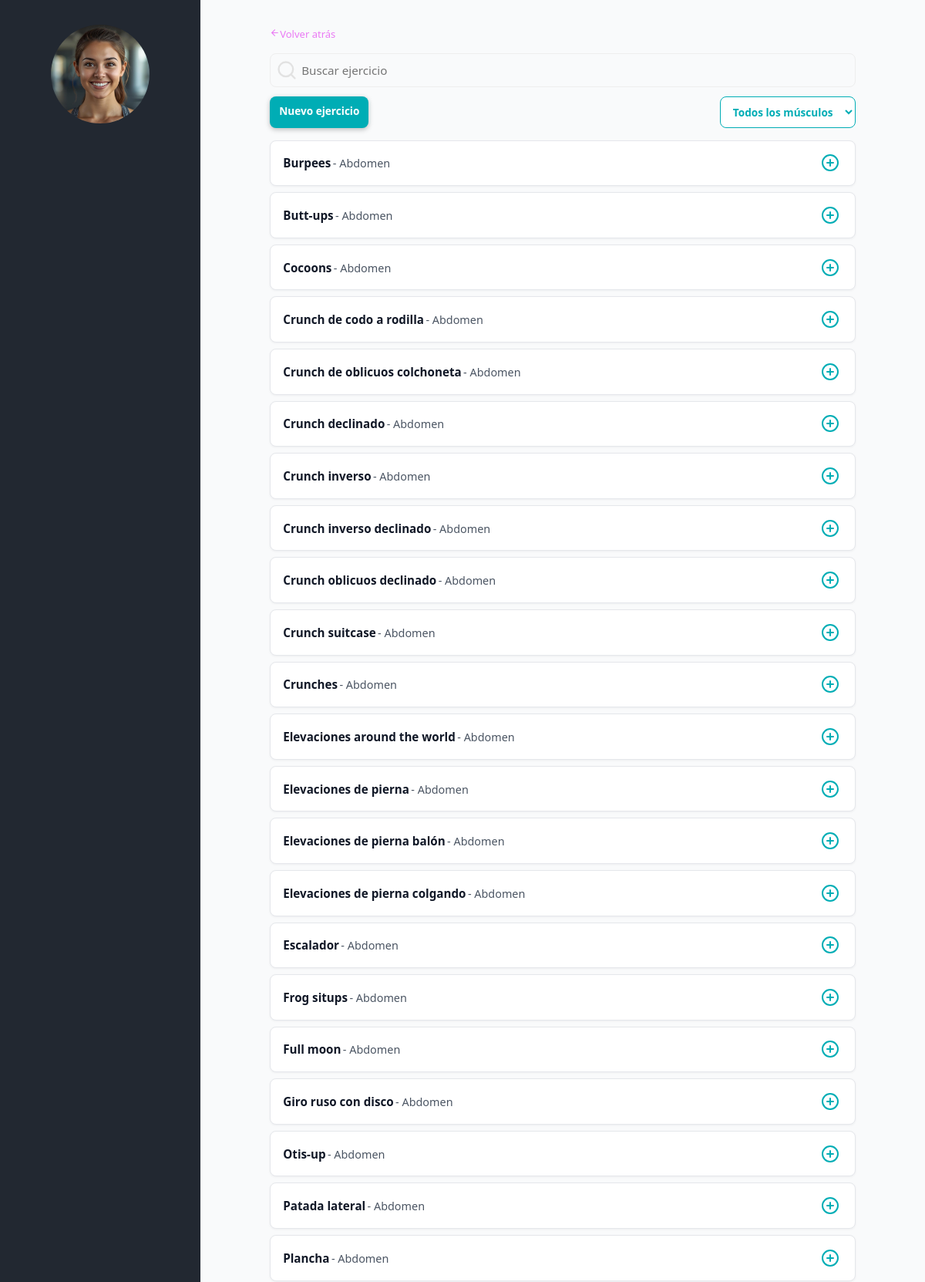
The page /index.php?controller=ejercicio&action=index&id_entrenamiento=114 (signed in, upper part) on the database its author committed.
### tables this page shows
CREATE TABLE `ejercicios` (
  `id` int(11) NOT NULL,
  `id_usuario` int(11) DEFAULT NULL,
  `nombre_ejercicio` varchar(100) NOT NULL,
  `grupo_muscular` varchar(50) NOT NULL,
  `tipo` varchar(30) NOT NULL
);

### controller/EjercicioController.php (called while the page is built, shortened)
<?php
require_once __DIR__ . '/../model/Ejercicio.php';
class EjercicioController{
    public function index(){
        $idUsuario = $_SESSION['id_usuario'];
        $q               = trim($_GET['q'] ?? '');
        $grupoSel        = $_GET['grupo'] ?? 'todos';
        $idEntrenamiento = isset($_GET['id_entrenamiento'])
            ? (int) $_GET['id_entrenamiento']
            : null;
        $nombreFiltro = $q !== '' ? $q : null;
        $grupoFiltro  = ($grupoSel !== 'todos') ? $grupoSel : null;
        $ejercicios = Ejercicio::listarCatalogoFiltrado(
            $idUsuario,
            $nombreFiltro,
            $grupoFiltro
        );
        require __DIR__ . '/../view/layout.php';
    }
}

### index.php (called while the page is built, shortened)
<?php
$action         = $_GET['action']     ?? 'login';
$action         = preg_replace('/[^a-zA-Z0-9_]/', '', $action);
$controller = new $controllerClass();
$controller->$action();

### model/Ejercicio.php (called while the page is built, shortened)
<?php
class Ejercicio{
    private ?int $id = null;
    private string $nombre_ejercicio;
    private string $grupo_muscular;
    public function __construct(
        ?int $id = null,
        ?int $id_usuario = null,
        string $nombre_ejercicio = '',
        string $grupo_muscular = '',
        string $tipo = ''
    ) {
        $this->id              = $id;
        $this->nombre_ejercicio = $nombre_ejercicio;
        $this->grupo_muscular  = $grupo_muscular;
    }
    public function getId(): ?int
    {
        return $this->id;
    }
    public function getNombreEjercicio(): string
    {
        return $this->nombre_ejercicio;
    }
    public function getGrupoMuscular(): string
    {
        return $this->grupo_muscular;
    }
    public static function listarCatalogoFiltrado(
        int $id_usuario,
        ?string $nombre = null,
        ?string $grupo = null
    ): array {
        $pdo = Conexion::conectar();
        $sql = "SELECT * FROM ejercicios
                WHERE (id_usuario IS NULL OR id_usuario = :id_usuario)";
        $params = ['id_usuario' => $id_usuario];
        $sql .= " ORDER BY grupo_muscular, nombre_ejercicio";
        $stmt = $pdo->prepare($sql);
        $stmt->execute($params);
        $ejercicios = [];
        while ($fila = $stmt->fetch()) {
            $ejercicios[] = new Ejercicio(
                (int)$fila['id'],
                $fila['id_usuario'] !== null ? (int)$fila['id_usuario'] : null,
                $fila['nombre_ejercicio'],
                $fila['grupo_muscular'],
                $fila['tipo']
            );
        }
        return $ejercicios;
    }
}

### view/app/ejercicios/index.php (the view, shortened to what this page needs)
<section class="ejercicios">
    <div class="contenedor__volver-atras contenedor__volver-atras--ejercicios">
        <a class="contenedor__volver-atras__link" href="index.php?controller=entrenamiento&action=ver&id=<?php echo $idEntrenamiento?>"><i data-lucide="arrow-left"></i>Volver atrás</a>
    </div>
    <form class="ejercicios__buscador" action="index.php" method="get">
        <div class="ejercicios__search-icono-input">
            <i class="ejercicios__search-icono" data-lucide="search"></i>
            <input
                class="ejercicios__search-input"
                type="search"
                name="q"
                placeholder="Buscar ejercicio"
                value="<?php echo htmlspecialchars($q); ?>">
        </div>
        <div class="ejercicios__botones">
           <a
                href="#"
                class="ejercicios__boton ejercicios__boton--turquesa"
                data-modal-target="#modal-nuevo-ejercicio"
                <?php if (!empty($idEntrenamiento)): ?>
                    data-id-entrenamiento="<?= (int)$idEntrenamiento ?>"
                <?php endif; ?>
            >
                Nuevo ejercicio
            </a>
            <select
                class="ejercicios__boton ejercicios__boton--turquesa-borde"
                name="grupo"
                onchange="this.form.submit()"
            >
                <option value="todos">Todos los músculos</option>
            </select>
        </div>
    </form>
    <ul class="ejercicios__lista">
            <?php foreach ($ejercicios as $e): ?>
                <li class="ejercicios__item">
                    <div class="ejercicios__info">
                        <span class="ejercicios__nombre">
                            <?php echo htmlspecialchars($e->getNombreEjercicio()); ?>
                        </span>
                        <span class="ejercicios__grupo">
                            - <?php echo htmlspecialchars($e->getGrupoMuscular()); ?>
                        </span>
                    </div>
                    <div class="ejercicios__item-actions">
                            <a
                                class="ejercicios__boton--add"
                                href="index.php?controller=entrenamiento&action=ver&id=<?php echo $idEntrenamiento; ?>&id_ejercicio=<?php echo $e->getId(); ?>"
                            >
                                <i data-lucide="circle-plus"></i>
                            </a>
                    </div>
                </li>
            <?php endforeach; ?>
    </ul>
</section>

### public/css/css.css (style rules this page uses)
:root { --color-principal: #222831; --color-secundario: #393E46; --color-terciario: #00ADB5; --color-neutro: #EEEEEE; --color-acento: #EA7AF4; --negro: #000000; --primario-oscuro-100: #1B1F25; --secundario: #393E46; --secundario-claro-200: #5A5F66; --secundario-claro-150: #9e9e9e; --secundario-claro100: #eceff1; --claro: #f9fafb; --turq-700: #007E86; --turq-600: #00ADB5; --turq-400: #33C7CC; --turq-200: #66D6D9; --mag-700: #C15FC8; --mag-600: #EA7AF4; --mag-400: #F2A8F7; --mag-200: #F8CFFD; --sem-exito: #4CAF50; --sem-error: #F44336; --sem-warning: #FFC107; --sem-info: #2196F3; }
* { padding: 0; margin: 0; font-family: system-ui, -apple-system, BlinkMacSystemFont, "Segoe UI", sans-serif; box-sizing: border-box; }
a { text-decoration: none; }
.ejercicios { display: flex; flex-direction: column; width: 90%; max-width: 960px; }
.ejercicios__buscador { display: flex; flex-direction: column; gap: 0.75rem; margin-bottom: 1rem; }
.ejercicios__search-input { width: 100%; height: 44px; padding: 0 0.75rem 0 2.5rem; border-radius: 8px; border: 1px solid var(--color-neutro); background: var(--claro); font-size: 0.95rem; outline: none; }
.ejercicios__search-icono-input { display: flex; flex-direction: row; align-items: center; }
.ejercicios__search-icono { position: absolute; width: 28px; height: 28px; margin-left: 8px; color: #e2e2e2; }
.ejercicios__botones { display: flex; justify-content: space-between; }
.ejercicios__boton { align-items: center; justify-content: center; padding: 0.55rem 0.75rem; border-radius: 8px; font-size: 0.85rem; font-weight: 600; text-decoration: none; cursor: pointer; border: none; }
.ejercicios__boton--turquesa { background: var(--color-terciario); color: #ffffff; box-shadow: 0 2px 6px rgba(0, 0, 0, 0.25); }
.ejercicios__boton--turquesa-borde { background: #ffffff; color: var(--color-terciario); border: 1px solid var(--color-terciario); }
.ejercicios__lista { list-style: none; display: flex; flex-direction: column; gap: 0.5rem; }
.ejercicios__item { display: flex; align-items: center; justify-content: space-between; padding: 0.8rem 1rem; background: #ffffff; border-radius: 0.5rem; border: 1px solid #e5e7eb; box-shadow: 0 1px 3px rgba(15, 23, 42, 0.05); }
.ejercicios__info { display: flex; flex-wrap: wrap; align-items: baseline; gap: 0.15rem; max-width: 80%; }
.ejercicios__nombre { font-size: 0.95rem; font-weight: 600; color: #111827; }
.ejercicios__grupo { font-size: 0.9rem; color: #4b5563; }
.ejercicios__boton--add { display: flex; width: 32px; height: 32px; align-items: center; justify-content: center; text-decoration: none; color: var(--color-terciario); background: #ffffff; flex-shrink: 0; box-sizing: border-box; }
.contenedor__volver-atras__link { color: var(--color-acento); font-size: 13px; }
.contenedor__volver-atras__link svg { height: 13px!important; width: 13px!important; }
.contenedor__volver-atras--ejercicios { margin-bottom: 15px; }
@media (min-width: 800px) { .layout-app { margin: 0; min-height: 100vh; display: grid; grid-template-columns: 260px minmax(0, 1fr); grid-template-rows: 100vh; grid-template-areas: "sidebar main"; overflow: hidden; background-color: var(--color-principal); } }

### rows shown on the page
ejercicios: nombre_ejercicio "Burpees", grupo_muscular "Abdomen"
ejercicios: nombre_ejercicio "Butt-ups", grupo_muscular "Abdomen"
ejercicios: nombre_ejercicio "Cocoons", grupo_muscular "Abdomen"
ejercicios: nombre_ejercicio "Crunch de codo a rodilla", grupo_muscular "Abdomen"
ejercicios: nombre_ejercicio "Crunch de oblicuos colchoneta", grupo_muscular "Abdomen"
ejercicios: nombre_ejercicio "Crunch declinado", grupo_muscular "Abdomen"
ejercicios: nombre_ejercicio "Crunch inverso", grupo_muscular "Abdomen"
ejercicios: nombre_ejercicio "Crunch inverso declinado", grupo_muscular "Abdomen"
ejercicios: nombre_ejercicio "Crunch oblicuos declinado", grupo_muscular "Abdomen"
ejercicios: nombre_ejercicio "Crunch suitcase", grupo_muscular "Abdomen"
ejercicios: nombre_ejercicio "Crunches", grupo_muscular "Abdomen"
ejercicios: nombre_ejercicio "Elevaciones around the world", grupo_muscular "Abdomen"
ejercicios: nombre_ejercicio "Elevaciones de pierna", grupo_muscular "Abdomen"
ejercicios: nombre_ejercicio "Elevaciones de pierna balón", grupo_muscular "Abdomen"
ejercicios: nombre_ejercicio "Elevaciones de pierna colgando", grupo_muscular "Abdomen"
ejercicios: nombre_ejercicio "Escalador", grupo_muscular "Abdomen"
ejercicios: nombre_ejercicio "Frog situps", grupo_muscular "Abdomen"
ejercicios: nombre_ejercicio "Full moon", grupo_muscular "Abdomen"
ejercicios: nombre_ejercicio "Giro ruso con disco", grupo_muscular "Abdomen"
ejercicios: nombre_ejercicio "Otis-up", grupo_muscular "Abdomen"
ejercicios: nombre_ejercicio "Patada lateral", grupo_muscular "Abdomen"
ejercicios: nombre_ejercicio "Plancha", grupo_muscular "Abdomen"
